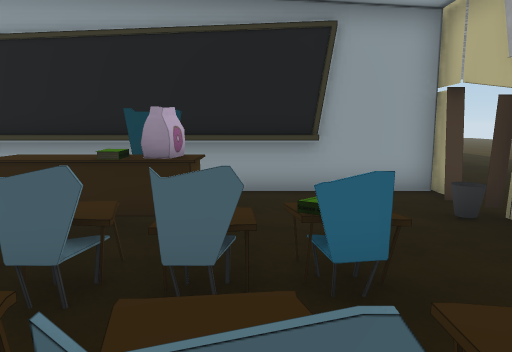
View 1 (above)

24 first-person views from a walk through a scene from a Unity 3-D project. The camera is 1.5 m above the floor, tilts 8° down and sees 70° across. Doors are open. The floor is counted in squares, 1 m on a side. Each view is taken from the middle of a square. On the plan, view 1 faces up. The plan holds only what a view shows up to about 16 squares ahead; the rest is blank. The place goes on beyond the plan. The player is left out. Some animated figures are not drawn. Some surface patterns are stand-ins.

View 2
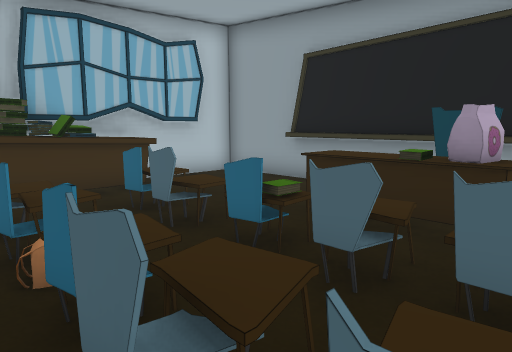

View 3
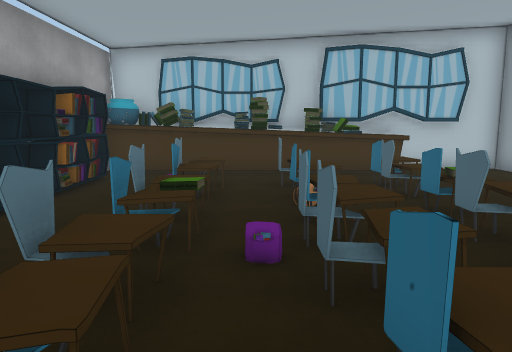

View 4
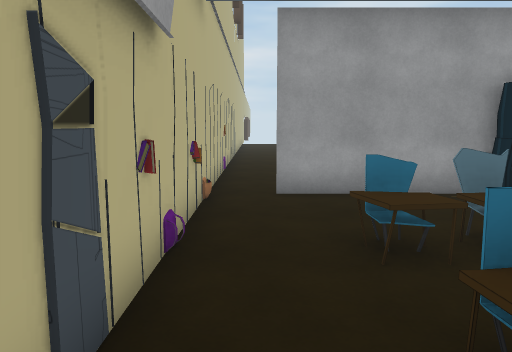

View 5
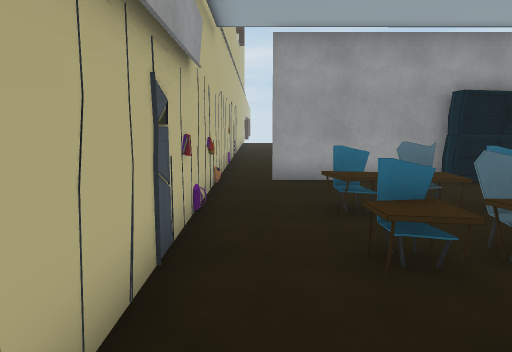

View 6
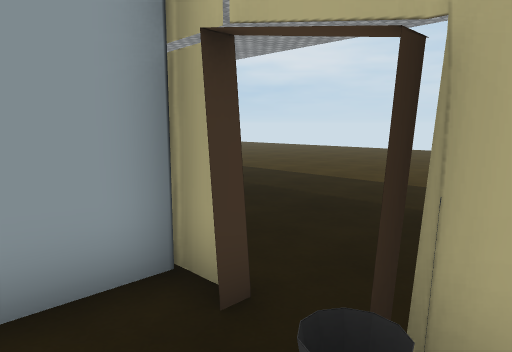

View 7
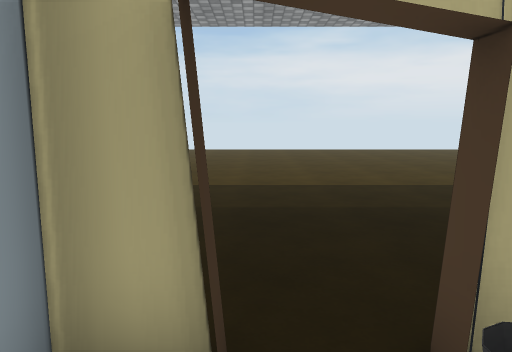

View 8
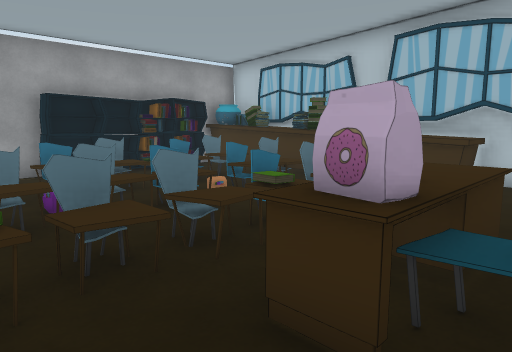

View 9
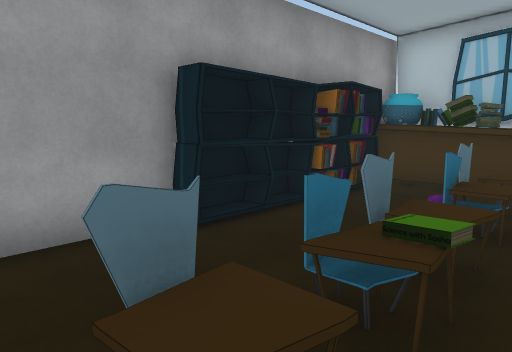

View 10
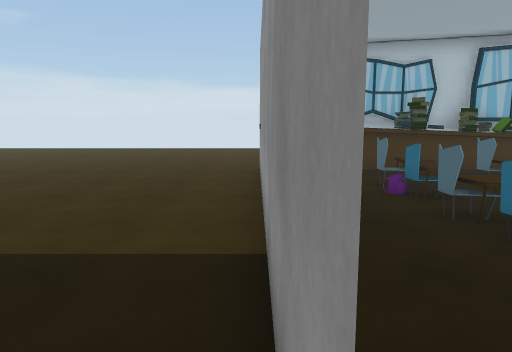

View 11
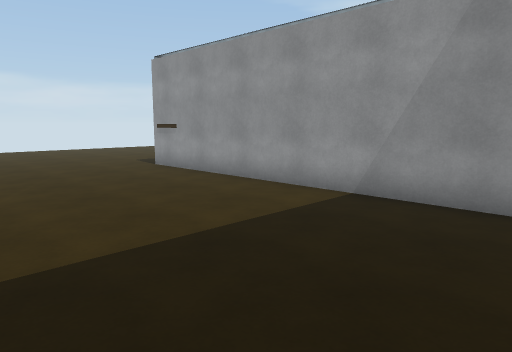

View 12
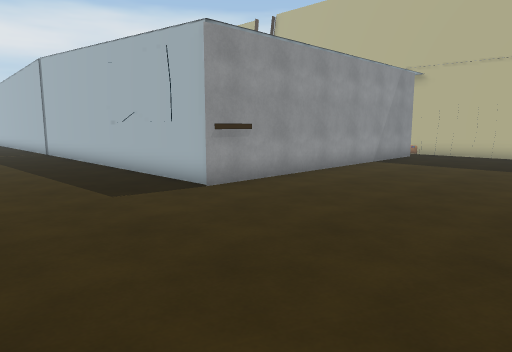

View 13
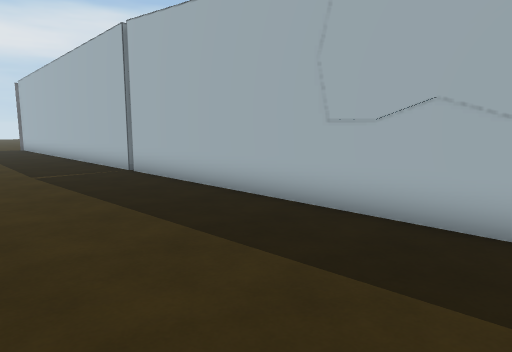

View 14
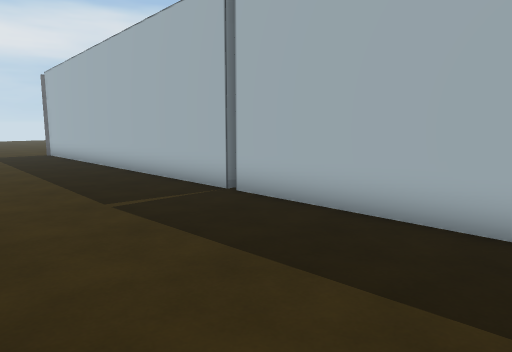

View 15
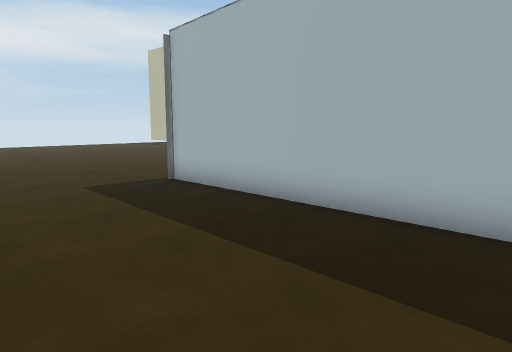

View 16
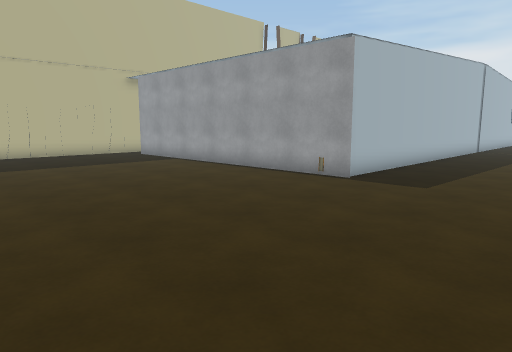

View 17
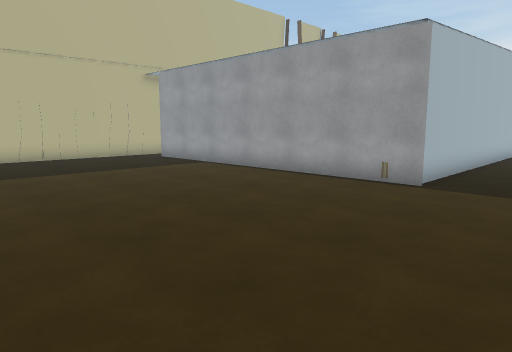

View 18
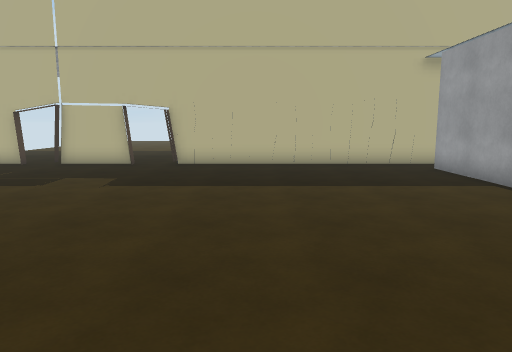

View 19
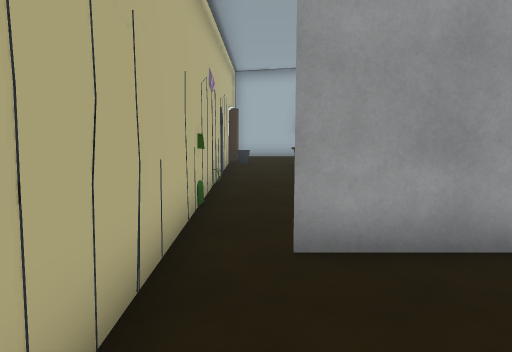

View 20
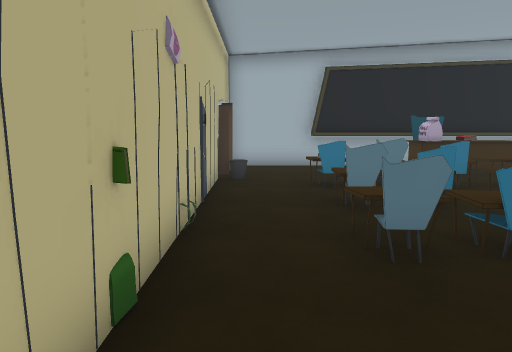

View 21
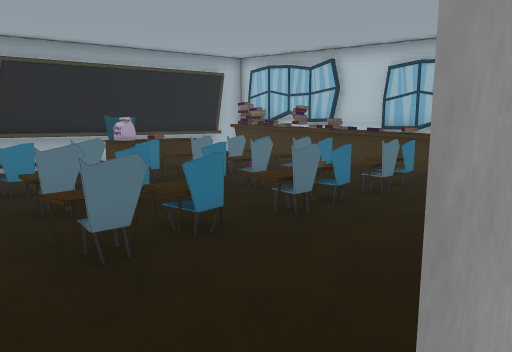

View 22
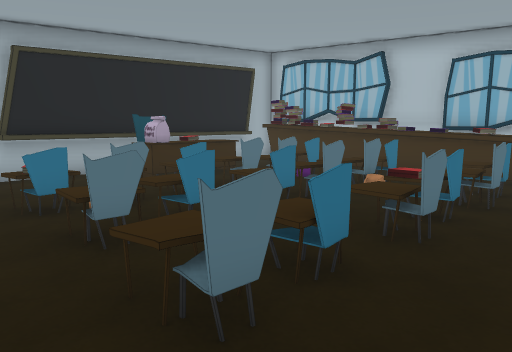

View 23
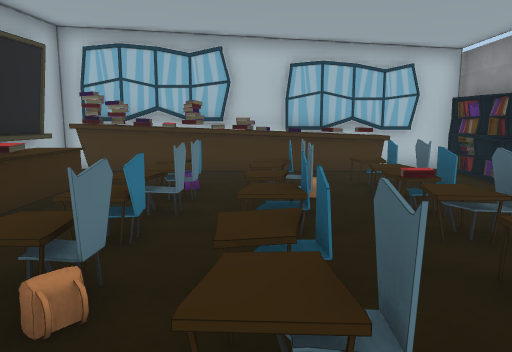

View 24
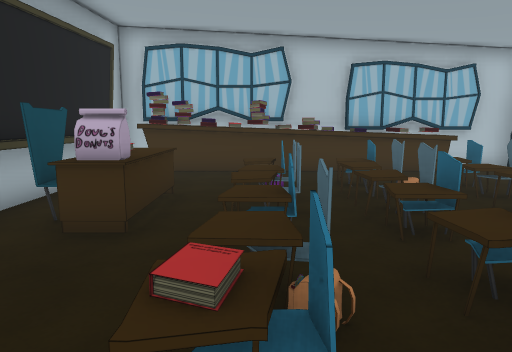

### Floor plan
Key: @ floor where view 1 was taken; # wall or solid block; x gap in a wall; . floor; D open door; = window, fence, low wall or low ledge; ^ raised ledge; C chair; E desk; B books; K bookshelf; O other object.
Columns run from 15 left of view 1 to 11 right of it. Each row starts with its distance up from view 1.
 31 . ....  ...........O
 30   .................
 29  ..................
 28  ..................
 27  ..................
 26  ..................
 25  ..................
 24  ..................O
 23  ..................O
 22   ....   O########.O
 21  .....KOO KKK......
 20  .....#............O
 19  .....##...........
 18  .....#O.^^^B^.^=#.O
 17  .....#O..====.^==.O
 16  .....#O.^==##.##..O
 15  .....#O.^^^^^.^^..O    ...
 14   ....#O.####..x...O   ....
 13 . ....#O.^^^^^^^B=.O  .....
 12   ....#O...........O  .....
 11   ....#O..EBE#...... ......
 10  .....#O..EBCC....DD ......
  9  .....###########..#.......
  8  .....##############.......
  7  .....#....  C....DD.......
  6  .....#....EEC#...=#.......
  5  .....#....EEBE....O.......
  4  .....#^.^^==^^.=..   .....
  3  .....#O.^^#B^^^B..     ...
  2 ......#B.========..O
  1  .....#O.^^#^^=^^=.O
  0  .....OO......O@...B
 -1  .....OO.^^=^B=^^=.O
 -2   ....OO.=#.##.##..O
 -3 . ....O#..........OO
 -4  .....O#OOOKKK.....O
 -5  .....##O O#K#####.O
 -6  ..................O
 -7 ...................O
 -8 ...................O
 -9 ...................
-10  ..................O
-11   .................
-12 . ........       ..

Where each view was taken, in squares from view 1:
view 1: 0 up, 0 right, facing up
view 2: 0 up, 0 right, facing up-left
view 3: 0 up, 3 right, facing left
view 4: 3 up, 3 right, facing down
view 5: 5 up, 3 right, facing down
view 6: 5 up, 2 right, facing up-right
view 7: 7 up, 2 right, facing right
view 8: 7 up, 1 right, facing down-left
view 9: 0 up, 1 right, facing down-left
view 10: 5 down, 3 right, facing left
view 11: 12 down, 3 right, facing up-left
view 12: 12 down, 15 left, facing up-right
view 13: 3 down, 15 left, facing up-right
view 14: 2 up, 15 left, facing up-right
view 15: 13 up, 15 left, facing up-right
view 16: 31 up, 15 left, facing down-right
view 17: 31 up, 13 left, facing down-right
view 18: 28 up, 10 left, facing right
view 19: 26 up, 3 right, facing down
view 20: 22 up, 3 right, facing down
view 21: 22 up, 3 right, facing down-left
view 22: 20 up, 3 right, facing down-left
view 23: 15 up, 3 right, facing left
view 24: 13 up, 3 right, facing left
